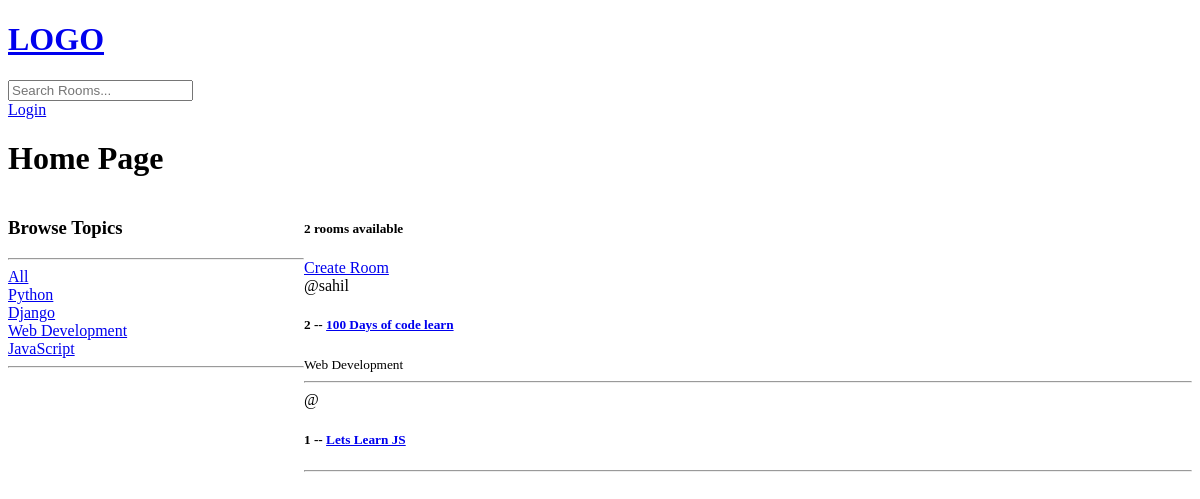
The app's page /, older data.
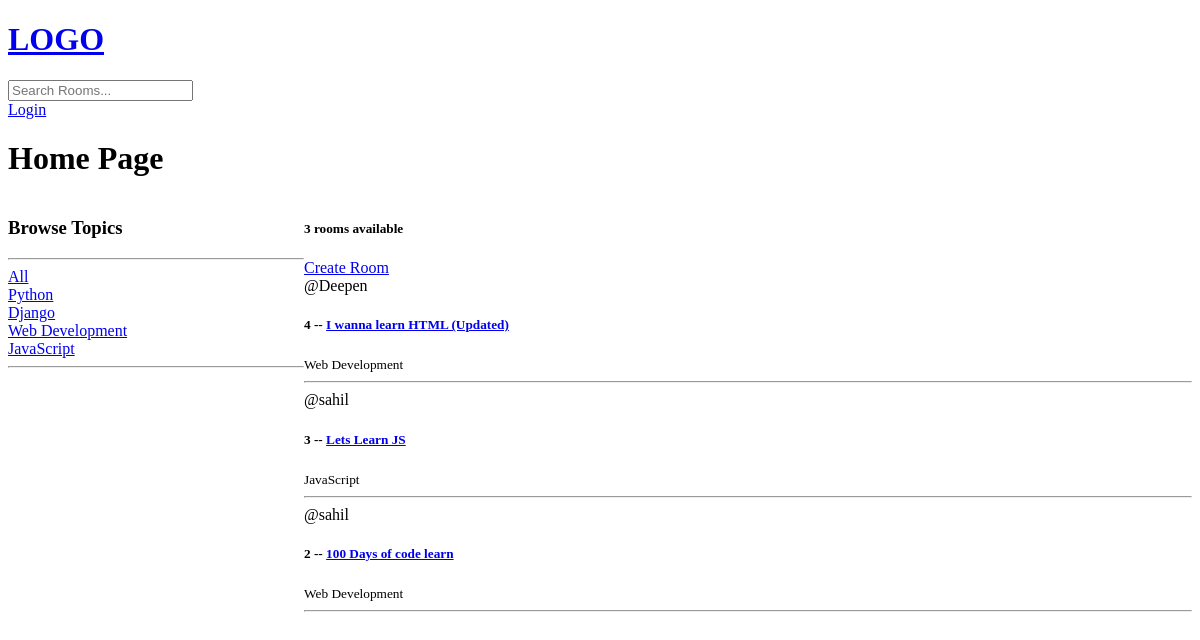
The same page, newer data.
### base/models.py (models this page shows, shortened)
class Topic(models.Model):
    name = models.CharField(max_length=200)

class Room(models.Model):
    host = models.ForeignKey(User, on_delete=models.SET_NULL, null=True)
    topic = models.ForeignKey(Topic, on_delete= models.SET_NULL, null=True)
    name = models.CharField(max_length=200)
    description = models.TextField(null=True, blank=True)
    updated = models.DateTimeField(auto_now=True)
    created = models.DateTimeField(auto_now_add=True)
    class Meta:
        ordering = ['-updated', '-created']

### base/views.py (the view)
# urls.py: path('', views.home, name = "home"),
def home(request):
    q = request.GET.get('q') if request.GET.get('q') != None else ''
    rooms = Room.objects.filter(
        Q(topic__name__icontains = q) | Q(name__icontains = q) | Q(description__icontains = q)
    )
    topics = Topic.objects.all()
    room_count = rooms.count()
    context = {'rooms' : rooms, 'topics' : topics, 'room_count' : room_count}
    return render(request, 'base/home.html', context)

### base/templates/base/home.html (shortened to what this page needs)
{% extends "main.html" %}
{% block content %}
<h1>Home Page</h1>
<div class="home-container">
    <div>
        <h3>Browse Topics</h3>
        <hr>
        <div>
            <a href="{% url 'home' %}">All</a>
        </div>
        {% for topic in topics %}
        <div>
            <a href="{% url 'home' %}?q={{topic.name}}">{{topic.name}}</a>
        </div>
        {% endfor %}
        <hr>
    </div>
    <div>
        <h5>{{room_count}} rooms available</h5>
        <a href="{% url 'create-room' %}">Create Room</a>
        {% for room in rooms %}
        <div>
            <span>@{{ room.host.username }}</span>
        </div>
        <div class="room-card">
            <h5>{{ room.id }} --
                <a href="{% url 'room' room.id %}">{{ room.name }}</a>
            </h5>
            <small>{{ room.topic.name }}</small>
            <hr>
        </div>
        {% endfor %}
    </div>
</div>
{% endblock content %}

### templates/main.html (shortened to what this page needs)
<!DOCTYPE html>
<html lang="en">
<head>
</head>
<body>
    {% include 'navbar.html' %}
    {% block content %}
    {% endblock %}
</body>
</html>

### templates/navbar.html (shortened to what this page needs)
<a href='/'>
    <h1>LOGO</h1>
</a>
<form method="GET" action={% url 'home' %}>
    <input type="text" name="q" placeholder="Search Rooms..."/>
{% if request.user.is_authenticated %}
<a href="{%url 'logout' %}">Logout</a>
{% else %}
<a href="{% url 'login' %}"> Login </a>
{% endif %}

### base/templates/base/home.html (style rules this page uses)
.home-container { display : grid; grid-template-columns : 1fr 3fr; }

Row changes from the older to the newer data that the page shows:
removed Room: id "1", name "Lets Learn JS"
added Room: host.username "Deepen", id "4", name "I wanna learn HTML (Updated)", topic.name "Web Development"
added Room: host.username "sahil", id "3", name "Lets Learn JS", topic.name "JavaScript"
Text that changed along with them:
{{ room_count }}: "2" → "3"
